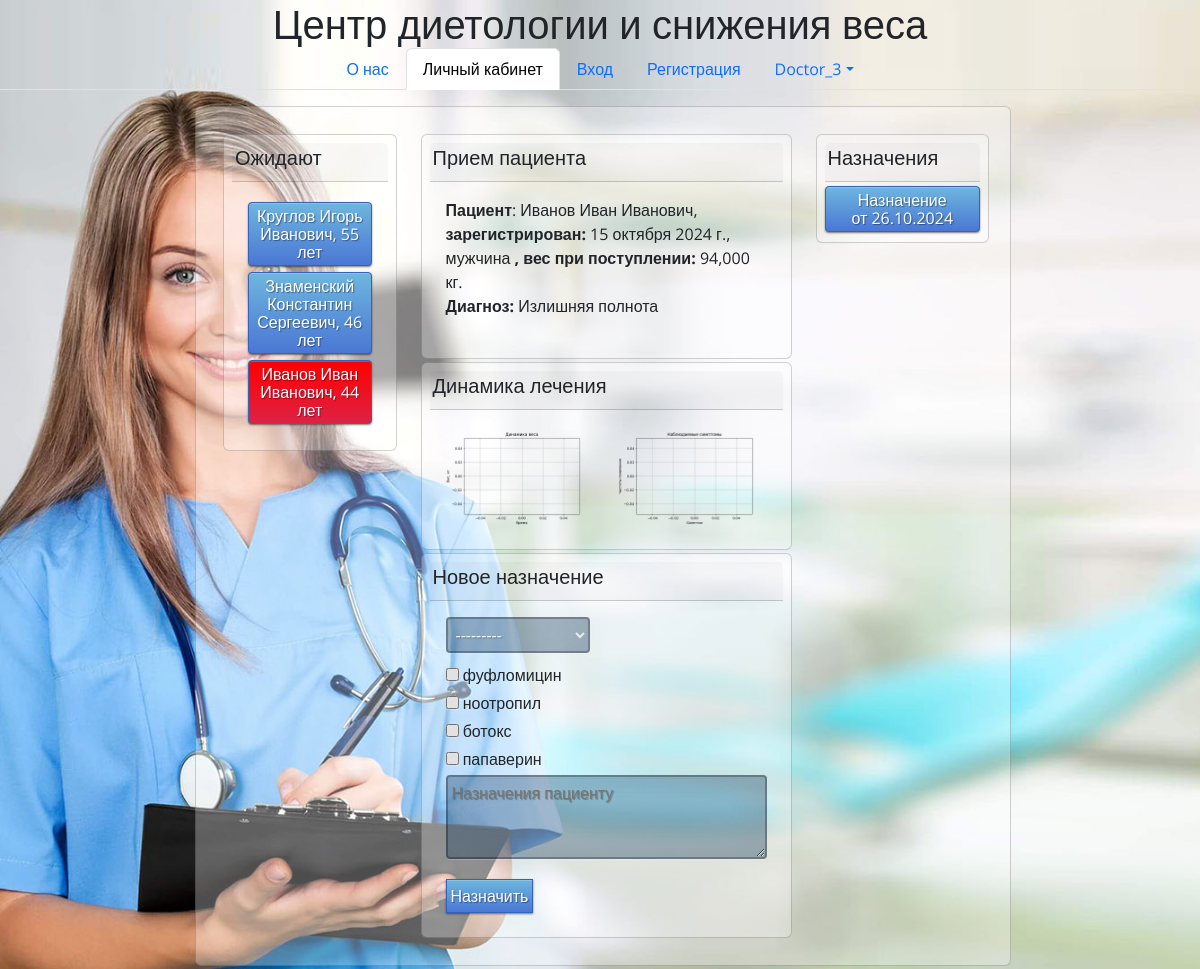
/weight_control/dashboard/?pacient_id=5 (signed in), run on the app's committed database.
### weight_control/models.py (models this page shows)
class Pacient_Profile(models.Model):
    user = models.OneToOneField(User, on_delete=models.PROTECT)
    family = models.CharField(max_length=50)
    first_name = models.CharField(max_length=50)
    second_name = models.CharField(max_length=50)
    phone_number = models.CharField(max_length=15)
    adress = models.CharField(max_length=100, unique=False, default="Адрес не указан")
    birth_date = models.DateField(null=True, blank=True)
    first_diagnos = models.TextField(unique=False)
    start_weight = models.DecimalField(max_digits=6, decimal_places=3, )
    gender = models.CharField(choices=CHOICE_GENDER, max_length=7, blank=False)
    registration_date = models.DateField(null=False, blank=False, default=date.today)
    email = models.CharField(max_length=50, blank=True, unique=False)
    doc_attached = models.ForeignKey(Doctor_Profile, on_delete=models.PROTECT, default=None, unique=False, blank=True,
                                     null=True)
    def __str__(self):
        return self.family + ' ' + self.first_name + ' ' + self.second_name + ', ' + calculate_age(self.birth_date)

class Assignment(models.Model):
    assign_date = models.DateField(null=False, blank=True, default=date.today)
    pacient_profile = models.ForeignKey(Pacient_Profile, on_delete=models.PROTECT,unique=False,null=True)
    doctor_profile = models.ForeignKey(Doctor_Profile, on_delete=models.PROTECT, unique=False,null=True)
    diets = models.ForeignKey(Diets_List, on_delete=models.PROTECT, unique=False)
    preparats_list = models.ManyToManyField(Preparats_List, unique=False)
    description = models.TextField(unique=False)

### weight_control/views.py (the view, shortened to what this page needs)
# urls.py: path('weight_control/dashboard/', Dashboard.as_view(), name='dashboard'),
class Dashboard(My_View):
    def set_doctor_context(self):
        context = {}
        pacient_id = self.request.GET.get('pacient_id')
        if not pacient_id:
            pacient_id = '0'
        assign_form = Assignment_Form()
        context['assign_form'] = assign_form
        pacient_list = Pacient_Profile.objects.filter(doc_attached=self.get_profile())
        context['pacient_list'] = [
            {'pacient': x, 'class': 'btn-select', 'id': x.id}
            if x.id == int(pacient_id)
            else {'pacient': x, 'class': 'btn-primary', 'id': x.id}
            for x in pacient_list]
        if pacient_id !='0':
            pacient_profile= Pacient_Profile.objects.get(id=int(pacient_id))
            context['pacient'] = pacient_profile
            context = context | {'age': calculate_age(pacient_profile.birth_date)}
            pacient_assign = Assignment.objects.prefetch_related('preparats_list', 'doctor_profile').filter(pacient_profile_id = int(pacient_id))
            context['pacient_assign'] = pacient_assign
            plot_weight_graph(int(pacient_id))
            plot_symptoms_graph(int(pacient_id))
        return context
    def get(self, request):
        if self.auth_as_pacient():
            self.my_context = self.my_context | self.set_pacient_context()
            return render(self.request, 'dashboard_pacient.html',
                          self.my_context | MENU_DASHBOARD | MAIN_TITLE)
        elif self.auth_as_doctor():
            self.my_context = self.my_context | self.set_doctor_context()
            return render(self.request, 'dashboard_doctor.html',
                          self.my_context | MENU_DASHBOARD | MAIN_TITLE)
        elif self.auth_as_manager():
            return render(self.request, 'dashboard_manager.html',
                          self.my_context | MENU_DASHBOARD | MAIN_TITLE | MENU_MANAGER_REG)
        return redirect('/weight_control/')

### weight_control/models.py (called while the page is built)
def calculate_age(birth_date):
    if not birth_date:
        return 'не указан'
    else:
        today = date.today()
        return (str(today.year -
                    birth_date.year +
                    ((today.month, today.day) < (birth_date.month, birth_date.day))) + ' лет')

    def __str__(self):
        return self.title

### weight_control/views.py (called while the page is built)
def plot_weight_graph(pacient_id):
    pacient_rep = Pacient_reports.objects.filter(pacient_profile_id=pacient_id).order_by('report_date')
    x = [a.report_date for a in pacient_rep]  # дата отчета
    y = [a.weight_today for a in pacient_rep]  # вес в этом отчете
    plt.figure(figsize=(6,4))
    plt.title('Динамика веса')
    plt.ylabel('Вес, кг')
    plt.xlabel('Время')
    plt.grid()
    plt.ioff()
    plt.plot(x,y)
    plt.savefig(f'./static/media/graph_weight_{pacient_id}.png', transparent=True)

def plot_symptoms_graph(pacient_id):
    pacient_symp = Pacient_reports.objects.prefetch_related('symptoms_list').filter(pacient_profile_id=pacient_id)
    symp = [ y.title for x in pacient_symp for y in x.symptoms_list.all()]  # все вхождения симптомов
    x = list(set(symp))  # имена симптомов
    y = [symp.count(z) for z in x]  # подсчитываем каждый симптом сколько раз появился
    plt.figure(figsize=(6,4))
    plt.title('Наблюдаемые симптомы')
    plt.ylabel('Частота появления')
    plt.xlabel('Симптом')
    plt.grid()
    plt.ioff()
    plt.bar(x,y)
    plt.savefig(f'./static/media/graph_symptom_{pacient_id}.png', transparent=True)
    pass

def calculate_age(birth_date):
    if not birth_date:
        return 'не указан'
    else:
        today = datetime.date.today()
        return str(today.year - birth_date.year - ((today.month, today.day) < (birth_date.month, birth_date.day))) + ' лет'

    def user_is_auth(self):
        if self.request.user.is_authenticated:
            return True
        return False

    def get_user_groups(self):
        if not self.request.user.groups.values():
            return []  # пользователь вне групп
        return [x['name'] for x in self.request.user.groups.values('name')]  # возвращвем списки имен групп пользователя

    def auth_as_pacient(self):
        if self.user_is_auth() and len(self.get_user_groups()) == 0:
            return True
        return False

    def auth_as_doctor(self):
        if self.user_is_auth() and 'врач' in self.get_user_groups():
            return True
        return False

### weight_control/templates/dashboard_doctor.html (shortened to what this page needs)
{% extends "main_menu.html" %}
{% block head %}
{{ block.super }}
{% endblock %}
{% block header %}
{{ block.super }}
{% endblock %}
{% block menu %}
{{ block.super }}
{% endblock %}
{% block content %}
<div class="container mt-3 justify-content-center doc-container">
    <div class="card justify-content-center">
         <div class="card-body" >
            <div class="row">
                <div class="col-md-3">
                    <div class="card">
                    <div class="card-header"><h5>Ожидают</h5></div>
                    <div class="card-body">
                    {% for pacient in pacient_list%}
                       <a href="?pacient_id={{ pacient.id }}" class="btn {{ pacient.class }} ">{{ pacient.pacient }}</a>
                    {% endfor %}
                    </div>
                    </div>
                </div>
                <div class="col-md-6">
                    <div class="card">
                        <div class="card-header"><h5>Прием пациента</h5></div>
                            <div class="card-body">
                                <p class="text-small"><b>Пациент</b>:&nbsp;{{pacient.family}}&nbsp;{{pacient.first_name}}&nbsp;{{pacient.second_name}},&nbsp;
                                <b>зарегистрирован:</b>&nbsp;{{pacient.registration_date}},&nbsp;
                                {{pacient.gender}}
                                <b>, вес при поступлении:</b>&nbsp;{{pacient.start_weight }} кг.<br>
                                <b>Диагноз:</b>&nbsp;{{pacient.first_diagnos}}&nbsp;
                                </p>
                            </div>
                    </div>
                     <div class="card">
                        <div class="card-header"><h5>Динамика лечения</h5></div>
                            <div class="card-body">
                                <div class="row">
                                    <div class="col-md-6">
                                        <img src="/static/media/graph_weight_{{ pacient.id }}.png" width="100%">
                                    </div>
                                    <div class="col-md-6">
                                        <img src="/static/media/graph_symptom_{{ pacient.id }}.png" width="100%">
                                    </div>
                                </div>
                            </div>
                    </div>
                    <div class="card">
                        <div class="card-header"><h5>Новое назначение</h5></div>
                        <div class="card-body">
                            <form method="post">
                                {{assign_form.diets}}
                                {{assign_form.preparats_list}}
                                {{assign_form.description}}
                                <br>
                                <button type="submit" class="btn-primary">Назначить</button>
                            </form>
                        </div>
                    </div>
                </div>
                <div class="col-md-3">
                    <div class="card">
                        <div class="card-header"><h5>Назначения</h5></div>
                                {% for assign in pacient_assign %}
                                    <button type="button" class="btn btn-primary" data-bs-toggle="modal" data-bs-target="#exampleModal{{ assign.id }}">
                                      Назначение от&nbsp;{{ assign.assign_date|date:"SHORT_DATE_FORMAT" }}
                                    </button>
                                {% endfor %}
                    </div>
                </div>
            </div>
         </div>
    </div>
</div>
{% endblock %}

### weight_control/templates/main_menu.html (shortened to what this page needs)
{% load static %}
<!DOCTYPE html>
<html lang="ru">
{% block head %}
<head>
    <link href="https://cdn.jsdelivr.net/npm/bootstrap@5.3.3/dist/css/bootstrap.min.css" rel="stylesheet">
    <link rel="stylesheet" href='{% static "/my_style.css" %}'>
</head>
{% endblock %}
<body >
{% block header %}
<h1 class="nav justify-content-center">{{ title }}</h1>
{% endblock %}
{% block menu %}
<ul class="nav nav-tabs justify-content-center">
{% for str_ in menu %}
    <li class="nav-item">
        <a class="nav-link {{str_.class}}" href="{{str_.href}}" >{{str_.menu}}</a>
    </li>
{% endfor %}
    {% if user.is_authenticated %}
    <li class="nav-item dropdown">
        <a class="nav-link dropdown-toggle" data-bs-toggle="dropdown" href="#" role="button" aria-expanded="false">{{ user }}</a>
    </li>
    {% endif%}
</ul>
{% endblock %}
{% block content %}
{% endblock %}
</body>
</html>

### data on the page
Pacient_Profile: pacient "Круглов Игорь Иванович, 55 лет"
Pacient_Profile: pacient "Знаменский Константин Сергеевич, 46 лет"
Pacient_Profile: pacient "Иванов Иван Иванович, 44 лет", family "Иванов", first_name "Иван", second_name "Иванович", registration_date "15 октября 2024 г.", gender "мужчина", start_weight "94,000", first_diagnos "Излишняя полнота"
Assignment: assign_date "26.10.2024"

### other printed values
{{ str_.menu }} "О нас" "Личный кабинет" "Вход" "Регистрация"
{{ user }} "Doctor_3"
